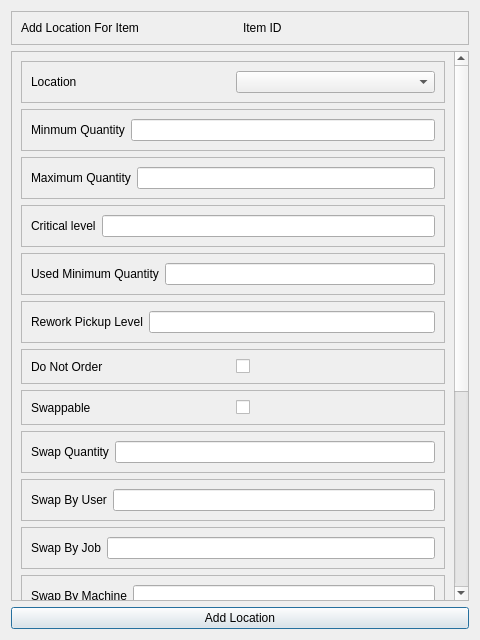
<?xml version="1.0" encoding="UTF-8"?>
<ui version="4.0">
 <class>ItemLocationWindow</class>
 <widget class="QDialog" name="ItemLocationWindow">
  <property name="geometry">
   <rect>
    <x>0</x>
    <y>0</y>
    <width>480</width>
    <height>640</height>
   </rect>
  </property>
  <property name="windowTitle">
   <string>Dialog</string>
  </property>
  <layout class="QVBoxLayout" name="verticalLayout">
   <item>
    <widget class="QFrame" name="frame">
     <property name="frameShape">
      <enum>QFrame::StyledPanel</enum>
     </property>
     <property name="frameShadow">
      <enum>QFrame::Raised</enum>
     </property>
     <layout class="QHBoxLayout" name="horizontalLayout">
      <item>
       <widget class="QLabel" name="label">
        <property name="text">
         <string>Add Location For Item </string>
        </property>
       </widget>
      </item>
      <item>
       <widget class="QLabel" name="label_2">
        <property name="text">
         <string>Item ID</string>
        </property>
       </widget>
      </item>
     </layout>
    </widget>
   </item>
   <item>
    <widget class="QScrollArea" name="scrollArea">
     <property name="widgetResizable">
      <bool>true</bool>
     </property>
     <widget class="QWidget" name="scrollAreaWidgetContents">
      <property name="geometry">
       <rect>
        <x>0</x>
        <y>-515</y>
        <width>439</width>
        <height>1080</height>
       </rect>
      </property>
      <layout class="QVBoxLayout" name="verticalLayout_2">
       <item>
        <widget class="QFrame" name="frame_2">
         <property name="frameShape">
          <enum>QFrame::StyledPanel</enum>
         </property>
         <property name="frameShadow">
          <enum>QFrame::Raised</enum>
         </property>
         <layout class="QHBoxLayout" name="horizontalLayout_2">
          <item>
           <widget class="QLabel" name="label_3">
            <property name="text">
             <string>Location</string>
            </property>
           </widget>
          </item>
          <item>
           <widget class="QComboBox" name="Location"/>
          </item>
         </layout>
        </widget>
       </item>
       <item>
        <widget class="QFrame" name="frame_11">
         <property name="frameShape">
          <enum>QFrame::StyledPanel</enum>
         </property>
         <property name="frameShadow">
          <enum>QFrame::Raised</enum>
         </property>
         <layout class="QHBoxLayout" name="horizontalLayout_11">
          <item>
           <widget class="QLabel" name="label_12">
            <property name="text">
             <string>Minmum Quantity</string>
            </property>
           </widget>
          </item>
          <item>
           <widget class="QLineEdit" name="Minimum"/>
          </item>
         </layout>
        </widget>
       </item>
       <item>
        <widget class="QFrame" name="frame_10">
         <property name="frameShape">
          <enum>QFrame::StyledPanel</enum>
         </property>
         <property name="frameShadow">
          <enum>QFrame::Raised</enum>
         </property>
         <layout class="QHBoxLayout" name="horizontalLayout_10">
          <item>
           <widget class="QLabel" name="label_11">
            <property name="text">
             <string>Maximum Quantity</string>
            </property>
           </widget>
          </item>
          <item>
           <widget class="QLineEdit" name="Maximum"/>
          </item>
         </layout>
        </widget>
       </item>
       <item>
        <widget class="QFrame" name="frame_9">
         <property name="frameShape">
          <enum>QFrame::StyledPanel</enum>
         </property>
         <property name="frameShadow">
          <enum>QFrame::Raised</enum>
         </property>
         <layout class="QHBoxLayout" name="horizontalLayout_9">
          <item>
           <widget class="QLabel" name="label_10">
            <property name="text">
             <string>Critical level</string>
            </property>
           </widget>
          </item>
          <item>
           <widget class="QLineEdit" name="Critical"/>
          </item>
         </layout>
        </widget>
       </item>
       <item>
        <widget class="QFrame" name="frame_7">
         <property name="frameShape">
          <enum>QFrame::StyledPanel</enum>
         </property>
         <property name="frameShadow">
          <enum>QFrame::Raised</enum>
         </property>
         <layout class="QHBoxLayout" name="horizontalLayout_7">
          <item>
           <widget class="QLabel" name="label_8">
            <property name="text">
             <string>Used Minimum Quantity</string>
            </property>
           </widget>
          </item>
          <item>
           <widget class="QLineEdit" name="UsedMinimumQuantity"/>
          </item>
         </layout>
        </widget>
       </item>
       <item>
        <widget class="QFrame" name="frame_6">
         <property name="frameShape">
          <enum>QFrame::StyledPanel</enum>
         </property>
         <property name="frameShadow">
          <enum>QFrame::Raised</enum>
         </property>
         <layout class="QHBoxLayout" name="horizontalLayout_6">
          <item>
           <widget class="QLabel" name="label_7">
            <property name="text">
             <string>Rework Pickup Level</string>
            </property>
           </widget>
          </item>
          <item>
           <widget class="QLineEdit" name="ReworkPickupLevel"/>
          </item>
         </layout>
        </widget>
       </item>
       <item>
        <widget class="QFrame" name="frame_4">
         <property name="frameShape">
          <enum>QFrame::StyledPanel</enum>
         </property>
         <property name="frameShadow">
          <enum>QFrame::Raised</enum>
         </property>
         <layout class="QHBoxLayout" name="horizontalLayout_4">
          <item>
           <widget class="QLabel" name="label_5">
            <property name="text">
             <string>Do Not Order </string>
            </property>
           </widget>
          </item>
          <item>
           <widget class="QCheckBox" name="DoNotOrder">
            <property name="text">
             <string/>
            </property>
           </widget>
          </item>
         </layout>
        </widget>
       </item>
       <item>
        <widget class="QFrame" name="frame_5">
         <property name="frameShape">
          <enum>QFrame::StyledPanel</enum>
         </property>
         <property name="frameShadow">
          <enum>QFrame::Raised</enum>
         </property>
         <layout class="QHBoxLayout" name="horizontalLayout_5">
          <item>
           <widget class="QLabel" name="label_6">
            <property name="text">
             <string>Swappable</string>
            </property>
           </widget>
          </item>
          <item>
           <widget class="QCheckBox" name="Swappable">
            <property name="text">
             <string/>
            </property>
           </widget>
          </item>
         </layout>
        </widget>
       </item>
       <item>
        <widget class="QFrame" name="frame_3">
         <property name="frameShape">
          <enum>QFrame::StyledPanel</enum>
         </property>
         <property name="frameShadow">
          <enum>QFrame::Raised</enum>
         </property>
         <layout class="QHBoxLayout" name="horizontalLayout_3">
          <item>
           <widget class="QLabel" name="label_4">
            <property name="text">
             <string>Swap Quantity</string>
            </property>
           </widget>
          </item>
          <item>
           <widget class="QLineEdit" name="SwapQuantity"/>
          </item>
         </layout>
        </widget>
       </item>
       <item>
        <widget class="QFrame" name="frame_8">
         <property name="frameShape">
          <enum>QFrame::StyledPanel</enum>
         </property>
         <property name="frameShadow">
          <enum>QFrame::Raised</enum>
         </property>
         <layout class="QHBoxLayout" name="horizontalLayout_8">
          <item>
           <widget class="QLabel" name="label_9">
            <property name="text">
             <string>Swap By User</string>
            </property>
           </widget>
          </item>
          <item>
           <widget class="QLineEdit" name="SwapByUser"/>
          </item>
         </layout>
        </widget>
       </item>
       <item>
        <widget class="QFrame" name="frame_14">
         <property name="frameShape">
          <enum>QFrame::StyledPanel</enum>
         </property>
         <property name="frameShadow">
          <enum>QFrame::Raised</enum>
         </property>
         <layout class="QHBoxLayout" name="horizontalLayout_14">
          <item>
           <widget class="QLabel" name="label_15">
            <property name="text">
             <string>Swap By Job</string>
            </property>
           </widget>
          </item>
          <item>
           <widget class="QLineEdit" name="SwapByUser_2"/>
          </item>
         </layout>
        </widget>
       </item>
       <item>
        <widget class="QFrame" name="frame_13">
         <property name="frameShape">
          <enum>QFrame::StyledPanel</enum>
         </property>
         <property name="frameShadow">
          <enum>QFrame::Raised</enum>
         </property>
         <layout class="QHBoxLayout" name="horizontalLayout_13">
          <item>
           <widget class="QLabel" name="label_14">
            <property name="text">
             <string>Swap By Machine</string>
            </property>
           </widget>
          </item>
          <item>
           <widget class="QLineEdit" name="SwapByMachine"/>
          </item>
         </layout>
        </widget>
       </item>
       <item>
        <widget class="QFrame" name="frame_12">
         <property name="frameShape">
          <enum>QFrame::StyledPanel</enum>
         </property>
         <property name="frameShadow">
          <enum>QFrame::Raised</enum>
         </property>
         <layout class="QHBoxLayout" name="horizontalLayout_12">
          <item>
           <widget class="QLabel" name="TicketTable">
            <property name="text">
             <string>Ticketable</string>
            </property>
           </widget>
          </item>
          <item>
           <widget class="QCheckBox" name="Ticketable">
            <property name="text">
             <string/>
            </property>
           </widget>
          </item>
         </layout>
        </widget>
       </item>
       <item>
        <widget class="QFrame" name="frame_15">
         <property name="frameShape">
          <enum>QFrame::StyledPanel</enum>
         </property>
         <property name="frameShadow">
          <enum>QFrame::Raised</enum>
         </property>
         <layout class="QHBoxLayout" name="horizontalLayout_15">
          <item>
           <widget class="QLabel" name="label_13">
            <property name="text">
             <string>Can Be Returned</string>
            </property>
           </widget>
          </item>
          <item>
           <widget class="QCheckBox" name="CanBeReturned">
            <property name="text">
             <string/>
            </property>
           </widget>
          </item>
         </layout>
        </widget>
       </item>
       <item>
        <widget class="QFrame" name="frame_16">
         <property name="frameShape">
          <enum>QFrame::StyledPanel</enum>
         </property>
         <property name="frameShadow">
          <enum>QFrame::Raised</enum>
         </property>
         <layout class="QHBoxLayout" name="horizontalLayout_16">
          <item>
           <widget class="QLabel" name="label_17">
            <property name="text">
             <string>Can Be Rework</string>
            </property>
           </widget>
          </item>
          <item>
           <widget class="QCheckBox" name="CanBeRework">
            <property name="text">
             <string/>
            </property>
           </widget>
          </item>
         </layout>
        </widget>
       </item>
       <item>
        <widget class="QFrame" name="frame_17">
         <property name="frameShape">
          <enum>QFrame::StyledPanel</enum>
         </property>
         <property name="frameShadow">
          <enum>QFrame::Raised</enum>
         </property>
         <layout class="QHBoxLayout" name="horizontalLayout_17">
          <item>
           <widget class="QLabel" name="label_18">
            <property name="text">
             <string>Can Be Scrap</string>
            </property>
           </widget>
          </item>
          <item>
           <widget class="QCheckBox" name="CanBeScrap">
            <property name="text">
             <string/>
            </property>
           </widget>
          </item>
         </layout>
        </widget>
       </item>
       <item>
        <widget class="QFrame" name="frame_18">
         <property name="frameShape">
          <enum>QFrame::StyledPanel</enum>
         </property>
         <property name="frameShadow">
          <enum>QFrame::Raised</enum>
         </property>
         <layout class="QHBoxLayout" name="horizontalLayout_18">
          <item>
           <widget class="QLabel" name="label_19">
            <property name="text">
             <string>Life Tracked</string>
            </property>
           </widget>
          </item>
          <item>
           <widget class="QCheckBox" name="LifeTracked">
            <property name="text">
             <string/>
            </property>
           </widget>
          </item>
         </layout>
        </widget>
       </item>
       <item>
        <widget class="QFrame" name="frame_20">
         <property name="frameShape">
          <enum>QFrame::StyledPanel</enum>
         </property>
         <property name="frameShadow">
          <enum>QFrame::Raised</enum>
         </property>
         <layout class="QHBoxLayout" name="horizontalLayout_20">
          <item>
           <widget class="QLabel" name="label_21">
            <property name="text">
             <string>Initial Life</string>
            </property>
           </widget>
          </item>
          <item>
           <widget class="QLineEdit" name="InititalLife"/>
          </item>
         </layout>
        </widget>
       </item>
       <item>
        <widget class="QFrame" name="frame_21">
         <property name="frameShape">
          <enum>QFrame::StyledPanel</enum>
         </property>
         <property name="frameShadow">
          <enum>QFrame::Raised</enum>
         </property>
         <layout class="QHBoxLayout" name="horizontalLayout_21">
          <item>
           <widget class="QLabel" name="label_22">
            <property name="text">
             <string>Minimum Life</string>
            </property>
           </widget>
          </item>
          <item>
           <widget class="QLineEdit" name="MinimumLife"/>
          </item>
         </layout>
        </widget>
       </item>
      </layout>
     </widget>
    </widget>
   </item>
   <item>
    <widget class="QPushButton" name="addLocation">
     <property name="text">
      <string>Add Location</string>
     </property>
    </widget>
   </item>
  </layout>
 </widget>
 <resources/>
 <connections/>
</ui>
